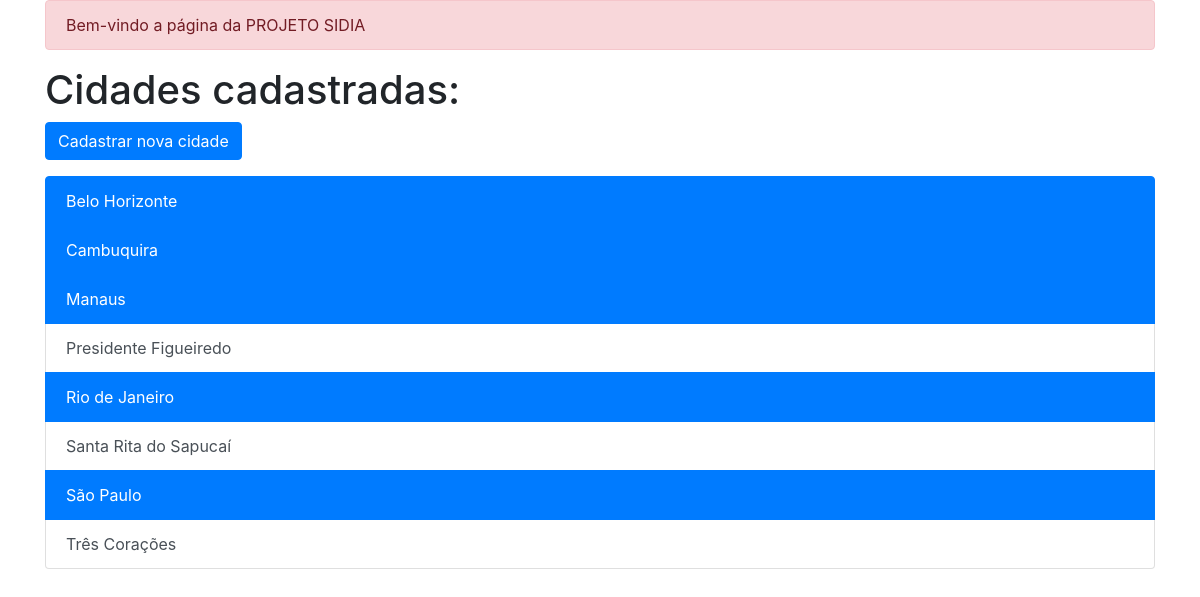
The app's page / (signed in) with its own data.
### cadastros/models.py (models this page shows, shortened)
class Cidade(models.Model):
    estado = models.ForeignKey(Estado, on_delete=models.PROTECT, null=True, blank=False)
    nome = models.CharField(max_length=100, unique=True)
    capital = models.BooleanField(default=False, help_text='Marcar se a cidade for capital')

### cadastros/views.py (the view)
# urls.py: path('', CidadeList.as_view(), name='cidades-list'),
class CidadeList(SidiaBaseListView):
    queryset = Cidade.objects.all().order_by('nome')
    context_object_name = 'cidades'
    template_name = 'cadastros/lista_cidades.html'

### cadastros/views.py (called while the page is built)
    def get_context_data(self, **kwargs):
        context = super().get_context_data(**kwargs)
        context['titulo'] = 'PROJETO SIDIA'
        return context

### cadastros/templates/cadastros/lista_cidades.html
{% extends 'base.html' %}
{% block conteudo %}
    <h1>Cidades cadastradas:</h1>
<p>
    {% if request.user.is_authenticated %}
<a class="btn btn-primary" href="{% url 'cidades-cadastro' %}">Cadastrar nova cidade</a>
    {% endif %}
</p>
    <ul class="list-group">
        {% for cidade in cidades %}
        <a class="list-group-item list-group-item-action {% if cidade.capital %} active {% endif %}" href="{% url 'cidades-detalhe' cidade.id %}" >{{ cidade.nome }}</a>
        {% endfor %}
    </ul>
{% endblock %}

### records on screen
Cidade: nome "Belo Horizonte"
Cidade: nome "Cambuquira"
Cidade: nome "Manaus"
Cidade: nome "Presidente Figueiredo"
Cidade: nome "Rio de Janeiro"
Cidade: nome "Santa Rita do Sapucaí"
Cidade: nome "São Paulo"
Cidade: nome "Três Corações"

### other values on screen
{{ titulo }} "PROJETO SIDIA"
